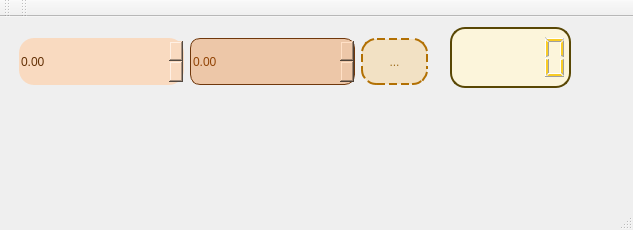
<?xml version="1.0" encoding="UTF-8"?>
<ui version="4.0">
 <class>square1</class>
 <widget class="QMainWindow" name="square1">
  <property name="geometry">
   <rect>
    <x>0</x>
    <y>0</y>
    <width>633</width>
    <height>230</height>
   </rect>
  </property>
  <property name="windowTitle">
   <string>square1</string>
  </property>
  <property name="styleSheet">
   <string notr="true"/>
  </property>
  <widget class="QWidget" name="centralWidget">
   <widget class="QLCDNumber" name="lcdNumber">
    <property name="geometry">
     <rect>
      <x>450</x>
      <y>10</y>
      <width>121</width>
      <height>61</height>
     </rect>
    </property>
    <property name="styleSheet">
     <string notr="true">QLCDNumber 
{
border: 2px solid#594704;
border-radius: 15px;
background-color: #fcf5db;
color: #f9cc25;
}</string>
    </property>
    <property name="smallDecimalPoint">
     <bool>false</bool>
    </property>
    <property name="digitCount">
     <number>5</number>
    </property>
    <property name="segmentStyle">
     <enum>QLCDNumber::Filled</enum>
    </property>
   </widget>
   <widget class="QWidget" name="">
    <property name="geometry">
     <rect>
      <x>8</x>
      <y>10</y>
      <width>431</width>
      <height>69</height>
     </rect>
    </property>
    <layout class="QHBoxLayout" name="horizontalLayout">
     <item>
      <widget class="QDoubleSpinBox" name="doubleSpinBox">
       <property name="styleSheet">
        <string notr="true">QDoubleSpinBox{
background-color:#f9dac0;
color: #633005;
height: 50px;
border-radius:15px;
}</string>
       </property>
      </widget>
     </item>
     <item>
      <widget class="QDoubleSpinBox" name="doubleSpinBox_2">
       <property name="styleSheet">
        <string notr="true">QDoubleSpinBox{
background-color: #edc7a8;
color: #914304;
border: 1px solid #70380c;
border-radius: 10px;
height: 50px;}</string>
       </property>
      </widget>
     </item>
     <item>
      <widget class="QToolButton" name="toolButton">
       <property name="styleSheet">
        <string notr="true">QToolButton{
background-color:#f2e1c4;
color:#9e6f21;
border-radius: 15px;
border: 2px dashed #b27003;;
width: 60px;
height:60px;
}</string>
       </property>
       <property name="text">
        <string>...</string>
       </property>
      </widget>
     </item>
    </layout>
   </widget>
  </widget>
  <widget class="QMenuBar" name="menuBar">
   <property name="geometry">
    <rect>
     <x>0</x>
     <y>0</y>
     <width>633</width>
     <height>22</height>
    </rect>
   </property>
  </widget>
  <widget class="QToolBar" name="mainToolBar">
   <attribute name="toolBarArea">
    <enum>TopToolBarArea</enum>
   </attribute>
   <attribute name="toolBarBreak">
    <bool>false</bool>
   </attribute>
  </widget>
  <widget class="QStatusBar" name="statusBar"/>
  <widget class="QToolBar" name="toolBar">
   <property name="windowTitle">
    <string>toolBar</string>
   </property>
   <attribute name="toolBarArea">
    <enum>TopToolBarArea</enum>
   </attribute>
   <attribute name="toolBarBreak">
    <bool>false</bool>
   </attribute>
  </widget>
 </widget>
 <layoutdefault spacing="6" margin="11"/>
 <resources/>
 <connections/>
</ui>
